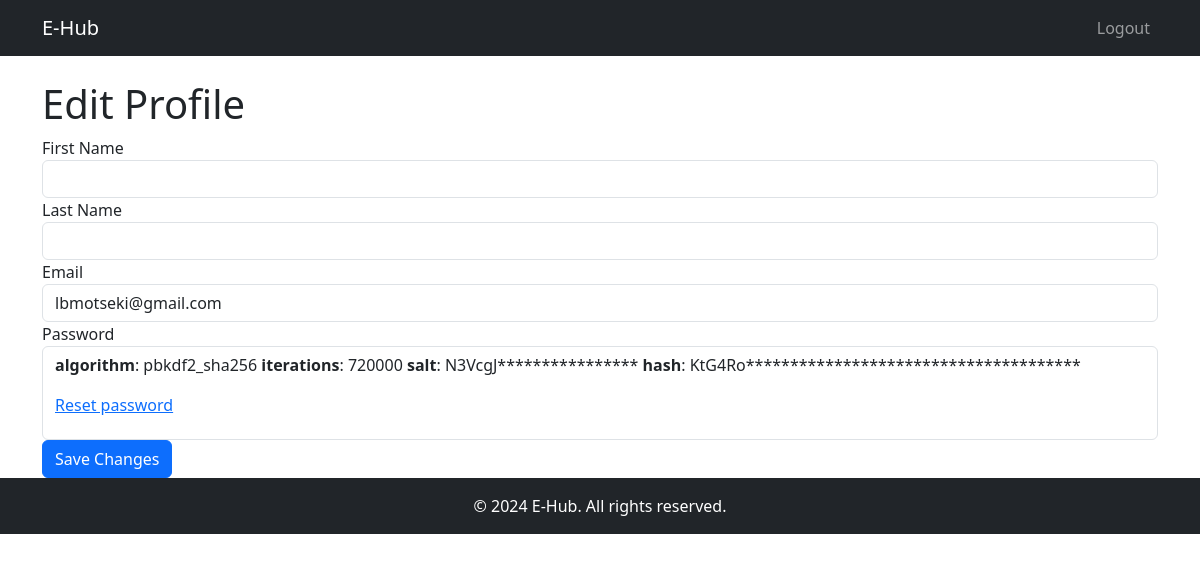
/profile/edit/ (signed in), run on the app's committed database.
### myapp/models.py (models this page shows, shortened)
class CustomUser(AbstractUser):
    is_investor = models.BooleanField(default=False)
    is_founder = models.BooleanField(default=False)

### myapp/views.py (the view)
# urls.py: path('profile/edit/', views.edit_profile, name='edit_profile'),
@login_required
def edit_profile(request):
    if request.method == 'POST':
        form = UserChangeForm(request.POST, instance=request.user)
        if form.is_valid():
            form.save()
            return redirect('myapp:profile')  # Redirect to the profile page after saving
    else:
        form = UserChangeForm(instance=request.user)
    form.fields['first_name'].widget.attrs.update({'class': 'form-control'})
    form.fields['last_name'].widget.attrs.update({'class': 'form-control'})
    form.fields['email'].widget.attrs.update({'class': 'form-control'})
    form.fields['password'].widget.attrs.update({'class': 'form-control'})
    return render(request, 'profile/edit_profile.html', {'form': form})

### myapp/templates/profile/edit_profile.html (shortened to what this page needs)
<!DOCTYPE html>
<html lang="en">
<head>
    <link href="https://cdn.jsdelivr.net/npm/bootstrap@5.3.0-alpha1/dist/css/bootstrap.min.css" rel="stylesheet">
</head>
<body>
    <nav class="navbar navbar-expand-lg navbar-dark bg-dark">
        <div class="container">
            <a class="navbar-brand" href="{% url 'myapp:dashboard' %}">E-Hub</a>
            <ul class="navbar-nav ms-auto">
                {% if user.is_authenticated %}
                    <li class="nav-item">
                        <a class="nav-link" href="{% url 'myapp:logout' %}">Logout</a>
                    </li>
                {% else %}
                    <li class="nav-item">
                        <a class="nav-link" href="{% url 'myapp:login' %}">Login</a>
                    </li>
                {% endif %}
            </ul>
        </div>
    </nav>
    <div class="container mt-4">
        <h1>Edit Profile</h1>
		<form method="POST" enctype="multipart/form-data">
			<div class="form-group">
				<label for="id_first_name">First Name</label>
				{{ form.first_name }}
			</div>
			<div class="form-group">
				<label for="id_last_name">Last Name</label>
				{{ form.last_name }}
			</div>
			<div class="form-group">
				<label for="id_email">Email</label>
				{{ form.email }}
			</div>
			<div class="form-group">
				<label for="id_password">Password</label>
				{{ form.password }}
			</div>
			<button type="submit" class="btn btn-primary">Save Changes</button>
		</form>
    </div>
    <footer class="bg-dark text-white text-center py-3">
        &copy; 2024 E-Hub. All rights reserved.
    </footer>
</body>
</html>

### data on the page
CustomUser: email "lbmotseki@gmail.com", password "algorithm : pbkdf2_sha256 iterations : 720000 salt : N3VcgJ**************** hash : KtG4Ro************************************** Reset password"
